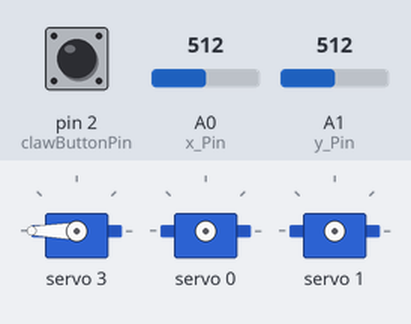
This sketch was run on a simulated Arduino Uno, built with avr-gcc and run on an emulated ATmega328P. Parts: 3 × servo. The test bench sets the inputs (shaded band); at power-on: A1 (y_Pin) = 512, pin 2 (clawButtonPin) LOW, A0 (x_Pin) = 512. What the sketch prints to the serial monitor is not drawn.

Above: at 1.2 s.
1.3 s: A1 (y_Pin) set to 504
2.8 s: A1 (y_Pin) set to 487
At 4.0 s:
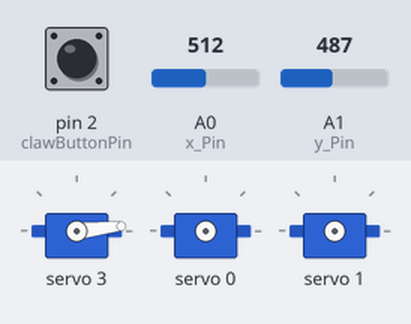
5.1 s: pin 2 (clawButtonPin) pulled HIGH for 3.2 s
At 5.7 s:
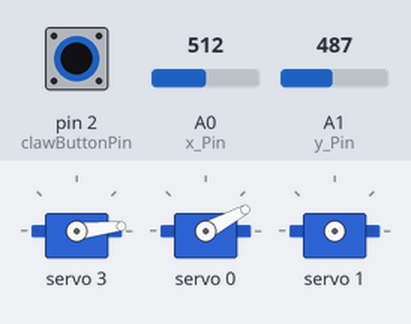
9.8 s: A0 (x_Pin) set to 375
11.3 s: pin 2 (clawButtonPin) pulled HIGH for 0.15 s
At 12.4 s:
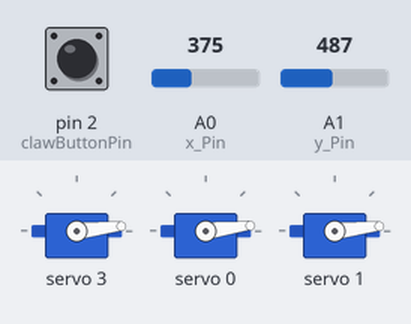
12.9 s: A0 (x_Pin) set to 496
14.4 s: A0 (x_Pin) set to 521
At 15.3 s:
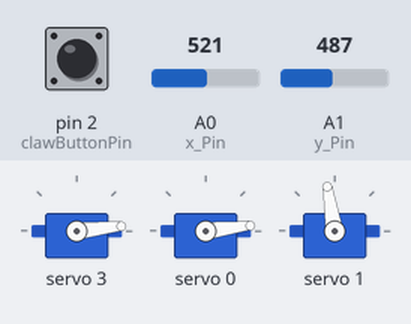
Timing chart, 0 to 17.4 s (numbered marks = the images above; inputs shaded):
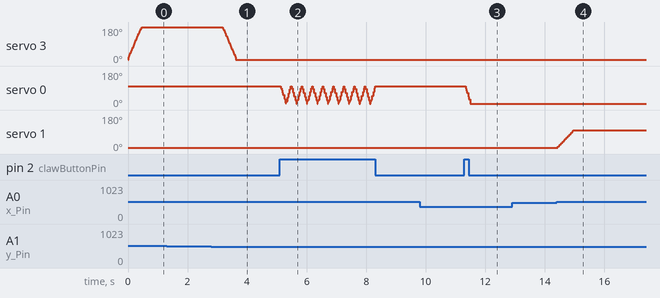

Measured:
- the behaviour switches between 498 and 497 on A1 (y_Pin) (found by bisection; images 0 and 1)
- the behaviour switches between 514 and 515 on A0 (x_Pin) (found by bisection; images 3 and 4)
- after the input at 2.8 s, servo 3: moves from 180° to 6° over 0.47 s, starting after 0.36 s
- after the input at 11.3 s, servo 0: 99° → 7° at once
- after the input at 14.4 s, servo 1: moves from 6° to 99° over 0.56 s, starting at once

The sketch:

servocontrol.ino
```cpp
#include <Wire.h>
#include <Adafruit_PWMServoDriver.h>

// called this way, it uses the default address 0x40
Adafruit_PWMServoDriver pwm = Adafruit_PWMServoDriver();
// you can also call it with a different address you want
//Adafruit_PWMServoDriver pwm = Adafruit_PWMServoDriver(0x41);
// our servo # counter
//Test comment
uint8_t servonum = 0;
const int x_Pin = 0; // Sets the analog pin for the joystick x-axis
const int y_Pin = 1; // Sets the analog pin for the joystick x-axis\

const int x_Zero = 509; //sets the zero value of the joystick
const int x_Buffer = 5; // Buffer size on both sides of the x value
const int x_Speed = 3; // Sets the speed at which the base servo moves

const int y_Zero = 503; //sets the zero value of the joystick
const int y_Buffer = 5; // Buffer size on both sides of the y value
const int y_Speed = 3; // Sets the speed at which the base servo moves

int basePos = 0;
const int baseHeader = 1;

const int wristHeader = 3;
int wristPos = 0;


const int clawButtonPin = 2; // Sets the pin that takes the claw button input
const int clawHeader = 0; // Sets which shield header the claw servo is wired to
int clawButtonState = 0; // Marks the button as open to begin
boolean clawState = false; // Sets the claw state to closed


void setup() {
  Serial.begin(9600);
  Serial.println("Initalizing serial communication.");

  pwm.begin();
  pinMode(clawButtonPin, INPUT); // Sets the claw button pin to accept inputs
  pinMode(x_Pin, INPUT);
  pinMode(y_Pin, INPUT);
  pwm.setPWMFreq(60);  // Analog servos run at ~60 Hz updates
  Serial.println("PWM initialized");
}

void loop() {
  const int x_Zero = 509;

  clawButtonState = digitalRead(clawButtonPin);              //checks status of claw control button

  baseRot();
  wristRot();

  if ((clawButtonState == HIGH) && (clawState == true)) {
    // Opens claw:
    clawOpen();
    Serial.println("open");
  }
  else if ((clawButtonState == HIGH) && (clawState == false)) {
    // Opens claw:
    clawClose();
    Serial.println("close");
  }
}
```

clawControl.ino
```cpp
#define CLAWMIN  150 // These pulse lengths for the claw servo positions are correct currently.
#define CLAWMAX  385

int clawOpen() {
  Serial.println("Opening claw.");
  for (uint16_t pulselen = CLAWMIN; pulselen < CLAWMAX; pulselen++) {
    pwm.setPWM(clawHeader, 0, pulselen);
    clawState = 0; //Marks claw as open
  }
}

int clawClose() {
  Serial.println("Closing claw.");
  for (uint16_t pulselen = CLAWMAX; pulselen > CLAWMIN; pulselen--) {
    pwm.setPWM(clawHeader, 0, pulselen);
    clawState = 1; // Marks claw is closed
  }
}
```

rotationalControl.ino
```cpp
#define ROTMIN  150
#define ROTMAX  385


int baseRot() {

  int x_Pos = analogRead(x_Pin); //reads x axis of joystick

  if ((x_Pos != x_Zero) && (x_Pos > (x_Zero + 5))) {
    pwm.setPWM(baseHeader, 0, map((basePos++), 0, 180, ROTMIN, ROTMAX));
  }

  if (basePos > 180) {
    basePos = 180;
  }

  if (basePos < 0) {
    basePos = 0;
  }

  if ((x_Pos != x_Zero) && (x_Pos < (x_Zero - 5))) {
      pwm.setPWM(baseHeader, 0, map((basePos--), 0, 180, ROTMIN, ROTMAX));
  }

}
```

wristControl.ino
```cpp
#define WRISTMIN  150
#define WRISTMAX  850


int wristRot() {

  int y_Pos = analogRead(y_Pin); //reads x axis of joystick

  Serial.println(wristPos);

  //Serial.println(y_Pos);
  if ((y_Pos != y_Zero) && (y_Pos > (y_Zero + 5))) {
    pwm.setPWM(wristHeader, 0, map((wristPos++), 0, 180, WRISTMIN, WRISTMAX));
  }

  if (wristPos >= 180) {
    wristPos = 180;
  }

  if ((y_Pos != y_Zero) && (y_Pos < (y_Zero - 5))) {
      pwm.setPWM(wristHeader, 0, map((wristPos--), 0, 180, WRISTMIN, WRISTMAX));
  }

  if (wristPos <= 0) {
    wristPos = 0;
  }

}
```
